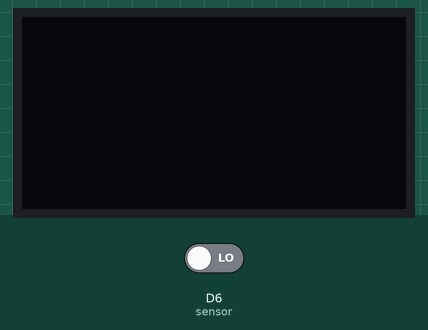
The sketch below on a simulated ESP8266 (NodeMCU). On the bench: 128×64 one-colour display. The test bench sets the inputs (shaded band); at power-on: D6 (sensor) LOW.

Above: at 1.2 s.
1.3 s: D6 (sensor) driven HIGH
At 1.6 s:
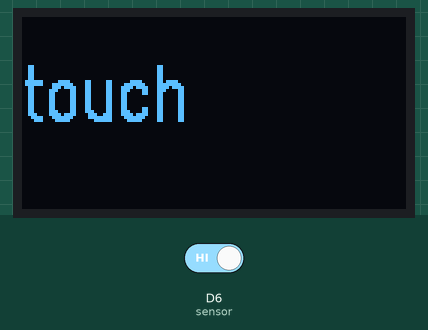
2.8 s: D6 (sensor) driven LOW
At 3.2 s:
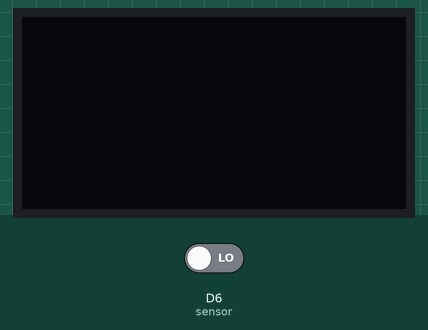
Timing chart, 0 to 5.8 s (numbered marks = the images above; inputs shaded):
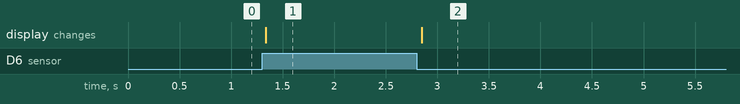

The sketch:

55_touch_sensor_oled.ino
```cpp
#include "oled_u8g2.h"

OLED_U8G2 oled;
int sensor = D6;

void setup(){
  Serial.begin(115200);
  oled.setup();
  pinMode(sensor, INPUT);
  }

void loop(){
  int sensor_result = digitalRead(sensor);

  oled.setLine(2, " ");
  if(sensor_result == 1)
    oled.setLine(2, "touch");
  oled.display();
  }
```

oled_u8g2.cpp
```cpp
#include "oled_u8g2.h"

#include <Arduino.h>

#include <U8g2lib.h>
#include <String>

#ifdef U8X8_HAVE_HW_SPI
#include <SPI.h>
#endif
#ifdef U8X8_HAVE_HW_I2C
#include <Wire.h>
#endif

// 2018.09.05 : SCS
// U8g2 Contructor (Frame Buffer)

// Slow
//U8G2_SSD1306_128X64_NONAME_F_SW_I2C u8g2(U8G2_R0, /* clock=*/ 22, /* data=*/ 21, /* reset=*/ U8X8_PIN_NONE);
// Fast
U8G2_SSD1306_128X64_NONAME_F_HW_I2C u8g2(U8G2_R0, /* reset=*/ U8X8_PIN_NONE);

// End of constructor

//=================================================================================
OLED_U8G2::OLED_U8G2()
//=================================================================================
{
  lineString[0] = "";
  lineString[1] = "";
  lineString[2] = "";
}

//=================================================================================
void OLED_U8G2::setup(void)
  //=================================================================================
{
  u8g2.begin();
  u8g2.clearBuffer();          // clear the internal memory
}

//=================================================================================
void OLED_U8G2::setLine(int line, String buffer)
//=================================================================================
{
  if (line < 1 || line > 3) return;
  lineString[line - 1] = buffer;
}

//=================================================================================
void OLED_U8G2::display()
//=================================================================================
{
  // Clear
  u8g2.clearBuffer();          // clear the internal memory

  // First line
  u8g2.setFont(u8g2_font_9x15B_tf);

  u8g2.setCursor(0,10);
  u8g2.print(lineString[0]);

  // Second line
  u8g2.setFont(u8g2_font_logisoso18_tf );

  u8g2.setCursor(0,35);
  u8g2.print(lineString[1]);

  // Third line
  u8g2.setCursor(0,60);
  u8g2.print(lineString[2]);

  // Display
  u8g2.sendBuffer();          // transfer internal memory to the display
}
```

oled_u8g2.h
```cpp
#ifndef OLED_U8G2_H
#define OLED_U8G2_H

#include <Arduino.h>
#include <String>

class OLED_U8G2{

private:
  String lineString[3];

public:
  OLED_U8G2();
  void setup(void);
  void setLine(int line, String buffer);
  void display();
};

#endif
```

Measured:
- after the input at 1.3 s, the display: changes at once (image 1)
- after the input at 2.8 s, the display: changes after 0.05 s (image 2)
